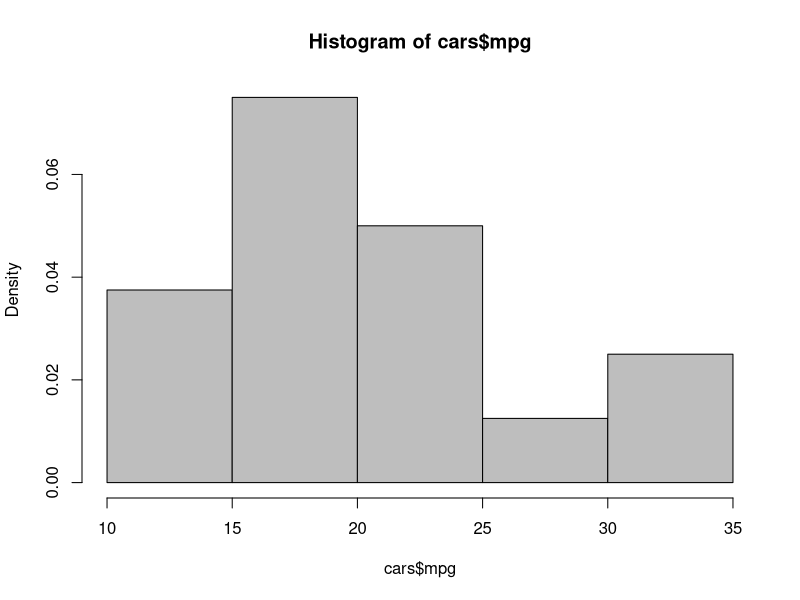

This figure's R source: (Note: this script raises an error after producing the figure.)
sapply(mtcars, function(x)length(unique(x)))
cars<-transform(mtcars[c(1,2,9,10)],
                gear=ordered(gear),
                am=factor(am,labels=c("manual","auto")))
str(cars)
mean(cars$mpg)
median(cars$cyl)
sd(cars$mpg)
quantile(cars$mpg)
fivenum(cars$mpg)
quantile(cars$mpg,probs=c(0.05,0.95))
amtable<-table(cars$am)
amtable
class(amtable)
amtable/sum(amtable)
prop.table(amtable)
id<-amtable==max(amtable)
names(amtable)[id]
hist(cars$mpg,col="grey",freq = FALSE)
lines(mpgdens)
hist(cars$mpg,breaks=c(5,15,25,35))
mpgdens<-density(cars$mpg)
plot(mpgdens)
mpgdens
summary(cars)
cars$cyl<-as.factor(cars$cyl)
summary(cars)
mpgbox<-boxplot(mpg~cyl,data=cars)
n<-nlevels(as.factor(cars$cyl))
text(1:n,mpgbox$stats[1,],paste("n=",mpgbox$n),pos=1)
mpghist<-hist(cars$mpg)
plot(iris[-5])
str(iris)
with(iris, cor(Petal.Width,Petal.Length))
iris.cor<-cor(iris[-5])
iris.cor["Petal.Width","Petal.Length"]
with(cars,table(am,gear))
trial<-matrix(c(34,11,9,32),ncol=2)
colnames(trial)<-c("sick","healthy")
rownames(trial)<-c("risk","no_risk")
trial.table<-as.table(trial)
trial.table
trial.df<-as.data.frame(trial)
str(trial.df)
trial.table.df<-as.data.frame(trial.table)
str(trial.table.df)
addmargins(trial.table)
prop.table(trial.table,margin=1)
